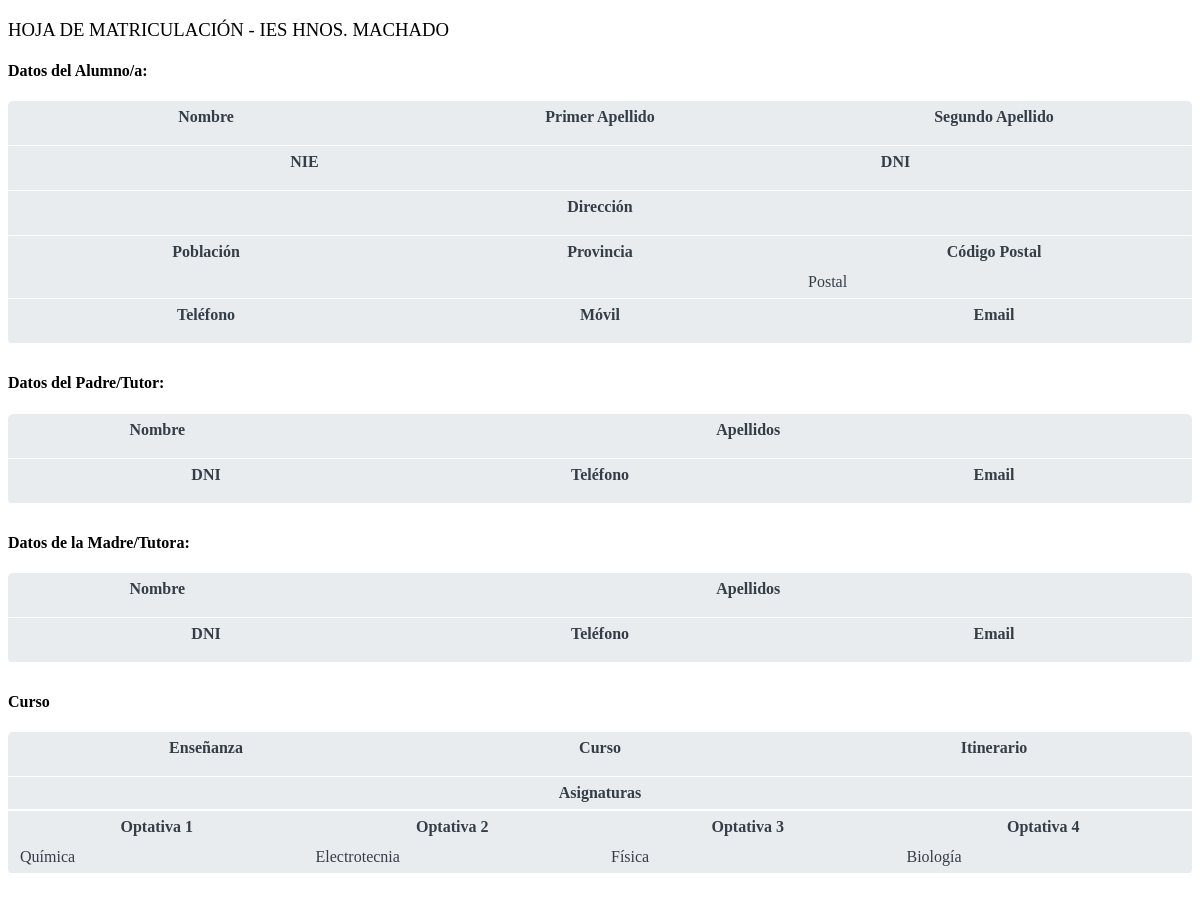
Screenshot of /php/matricula.php with the database file from the repository.
### tables this page shows
CREATE TABLE `optativas` (
  `id` int(5) NOT NULL,
  `nombre` varchar(40) NOT NULL,
  `id_grupo_optativas` int(5) NOT NULL
);

### php/functions.php (called while the page is built, shortened)
<?php
function connectDB()
{
    try
    {
        $opc=array(PDO::MYSQL_ATTR_INIT_COMMAND => "SET NAMES utf8");
        $dsn="mysql:host=localhost;dbname=automatricula";
        $usuario="root";
        $contrasena="";
        $base=new PDO($dsn,$usuario,$contrasena,$opc);
    }
    catch (PDOException $e)
    {
        die ("Error".$e->getMessage());
        $resultado=null;
    }
    return $base;
}
function ejecutaConsulta($sql)
{
		$miconexion=connectDB();
		return $miconexion->query($sql);
}
function ejecutaConsultaArray($sql)
{
		$datos=[];
		$resultset=ejecutaConsulta($sql);
		return $datos;
}
?>

### php/matricula.php (the view, shortened to what this page needs)
<!DOCTYPE html>
<html>
<head>
</head>
<body>
	<?php
		include "functions.php";
		$dni=$_SESSION['login'];
		$consulta="SELECT * FROM alumnos WHERE DNI='".$dni."';";
        $consulta2="SELECT E.NOMBRE, C.NOMBRE, I.NOMBRE, I.id FROM alumnos A, matriculas M, itinerarios I, cursos C, enseñanzas E WHERE A.DNI='".$dni."' AND A.ID=M.ID_ALUMNO AND M.ID_ITINERARIO=I.ID AND I.ID_CURSO=C.ID AND C.ID_enseñanza=E.ID";
        $consulta3="SELECT O.NOMBRE FROM matriculas M, optativas O, optativas_elegidas OE WHERE M.COD_MATRICULA=OE.COD_MATRICULA  AND O.ID=OE.ID_OPTATIVA1";
        $consulta4="SELECT O.NOMBRE FROM matriculas M, optativas O, optativas_elegidas OE WHERE M.COD_MATRICULA=OE.COD_MATRICULA  AND O.ID=OE.ID_OPTATIVA2";
        $consulta5="SELECT O.NOMBRE FROM matriculas M, optativas O, optativas_elegidas OE WHERE M.COD_MATRICULA=OE.COD_MATRICULA  AND O.ID=OE.ID_OPTATIVA3";
        $consulta6="SELECT O.NOMBRE FROM matriculas M, optativas O, optativas_elegidas OE WHERE M.COD_MATRICULA=OE.COD_MATRICULA  AND O.ID=OE.ID_OPTATIVA4";
		$resulset=ejecutaConsulta($consulta);
        $alumno=$resulset->fetch(PDO::FETCH_ASSOC);
        $resulset2=ejecutaConsulta($consulta2);
		$matricula=$resulset2->fetch(PDO::FETCH_NUM);
        $resulset3=ejecutaConsulta($consulta3);
		$optativa1=$resulset3->fetch(PDO::FETCH_NUM);
        $resulset4=ejecutaConsulta($consulta4);
		$optativa2=$resulset4->fetch(PDO::FETCH_NUM);
        $resulset5=ejecutaConsulta($consulta5);
		$optativa3=$resulset5->fetch(PDO::FETCH_NUM);
        $resulset6=ejecutaConsulta($consulta6);
		$optativa4=$resulset6->fetch(PDO::FETCH_NUM);
		$consulta7 = ejecutaConsultaArray("SELECT m.cod_matricula from alumnos a inner join matriculas m where a.id = m.id_alumno and a.dni='$dni'");
		$cod_matricula = $consulta7[0]["cod_matricula"];
		$tablaAsig='<table class="caja0"><tr><th class="caja6">Asignaturas</th></tr></table>';
		$tablaAsig.='<table class="caja0"><tr>';
		$tablaAsig.='</tr></table>';
	?>
	<div style="text-align:right"><barcode dimension="1D" type="EAN13" value="<?php echo $cod_matricula;?>" label="label" style="float:right;width:30mm; height:6mm; color: #000; font-size: 3mm"></barcode></div>
	<h3 style="font-weight:lighter;">HOJA DE MATRICULACIÓN - IES HNOS. MACHADO</h3>
	<h4>Datos del Alumno/a:</h4>
	<div class="contenedor">
	<table class="caja0">
		<tr><th class="caja4">Nombre</th><th class="caja4">Primer Apellido</th><th class="caja4">Segundo Apellido</th></tr>
		<tr><td class="caja4"><?php echo $alumno['nombre'];?></td><td class="caja4"><?php echo $alumno['apellido1'];?></td><td class="caja4"><?php echo $alumno['apellido2'];?></td></tr>
	</table>
	<table class="caja0">
		<tr><th class="caja3">NIE</th><th class="caja3">DNI</th></tr>
		<tr><td class="caja3"><?php echo $alumno['nie'];?></td><td class="caja3"><?php echo $alumno['dni'];?></td></tr>
	</table>
	<table class="caja0">
	 	<tr><th class="caja1">Dirección</th></tr>
	 	<tr><td class="caja1"><?php echo $alumno['direccion'];?></td></tr>
	</table>
	<table class="caja0">
	 	<tr><th class="caja4">Población</th><th class="caja4">Provincia</th><th class="caja4">Código Postal</th></tr>
	 	<tr><td class="caja4"><?php echo $alumno['poblacion'];?></td><td class="caja4"><?php echo $alumno['provincia'];?></td><td class="caja4"><?php echo $alumno['cod_postal'];?> Postal</td></tr>
	</table>
	<table class="caja0">
	 	<tr><th class="caja4">Teléfono</th><th class="caja4">Móvil</th><th class="caja4">Email</th></tr>
	 	<tr><td class="caja4"><?php echo $alumno['tel_fijo'];?></td><td class="caja4"><?php echo $alumno['tel_movil'];?></td><td class="caja4"><?php echo $alumno['correo'];?></td></tr>
	</table>
	</div>
 	<h4>Datos del Padre/Tutor:</h4>
 	<div class="contenedor">
 	<table class="caja0">
	 	<tr><th class="caja5">Nombre</th><th class="caja2">Apellidos</th></tr>
	 	<tr><td class="caja5"><?php echo $alumno['nombre_padre'];?></td><td class="caja2"><?php echo $alumno['apellidos_padre'];?></td></tr>
	</table>
	<table class="caja0">
	    <tr><th class="caja4">DNI</th><th class="caja4">Teléfono</th><th class="caja4">Email</th></tr>
	    <tr><td class="caja4"><?php echo $alumno['dni_padre'];?></td><td class="caja4"><?php echo $alumno['tel_padre'];?></td><td class="caja4"><?php echo $alumno['correo_padre'];?></td></tr>
	</table>
	</div>
	<h4>Datos de la Madre/Tutora:</h4>
	<div class="contenedor">
	<table class="caja0">
	 	<tr><th class="caja5">Nombre</th><th class="caja2">Apellidos</th></tr>
	 	<tr><td class="caja5"><?php echo $alumno['nombre_madre'];?></td><td class="caja2"><?php echo $alumno['apellidos_madre'];?></td></tr>
	</table>
	<table class="caja0">
	    <tr><th class="caja4">DNI</th><th class="caja4">Teléfono</th><th class="caja4">Email</th></tr>
	    <tr><td class="caja4"><?php echo $alumno['dni_madre'];?></td><td class="caja4"><?php echo $alumno['tel_madre'];?></td><td class="caja4"><?php echo $alumno['correo_madre'];?></td></tr>
	</table>
</div>
	<h4>Curso</h4>
	<div class="contenedor">
	<table class="caja0">
	    <tr><th class="caja4">Enseñanza</th><th class="caja4">Curso</th><th class="caja4">Itinerario</th></tr>
	    <tr><td class="caja4"><?php echo $matricula[0];?></td><td class="caja4"><?php echo $matricula[1];?></td><td class="caja4"><?php echo $matricula[2];?></td></tr>
    </table>
    <?php
    echo $tablaAsig;
    ?>
    <table class="caja0">
	    <tr><th class="caja5">Optativa 1</th><th class="caja5">Optativa 2</th><th class="caja5">Optativa 3</th><th class="caja5">Optativa 4</th></tr>
	    <tr><td class="caja5"><?php echo $optativa1[0];?></td><td class="caja5"><?php echo $optativa2[0];?></td><td class="caja5"><?php echo $optativa3[0];?></td><td class="caja5"><?php echo $optativa4[0];?></td></tr>
	</table>
</div>
</body>
</html>

### php/matricula.php (style rules this page uses)
.caja0, .caja6 { width:100%; }
.caja1 { width:100%; }
.caja2 { width: 75%; }
.caja3 { width: 50%; }
.caja4 { width: 33.3%; }
.caja5 { width: 25%; }
.caja6 { text-align: center; }
.caja1, .caja2, .caja3, .caja4, .caja5, .caja6 { padding:5px 10px; color:#343e48; border-radius:5px; }
.caja0 { border-bottom: solid 1px white; }
.contenedor { background-color:#e9ecef; border-radius:5px; margin-bottom:30px; }

### rows the page displays
optativas: nombre "Química"
optativas: nombre "Electrotecnia"
optativas: nombre "Física"
optativas: nombre "Biología"
